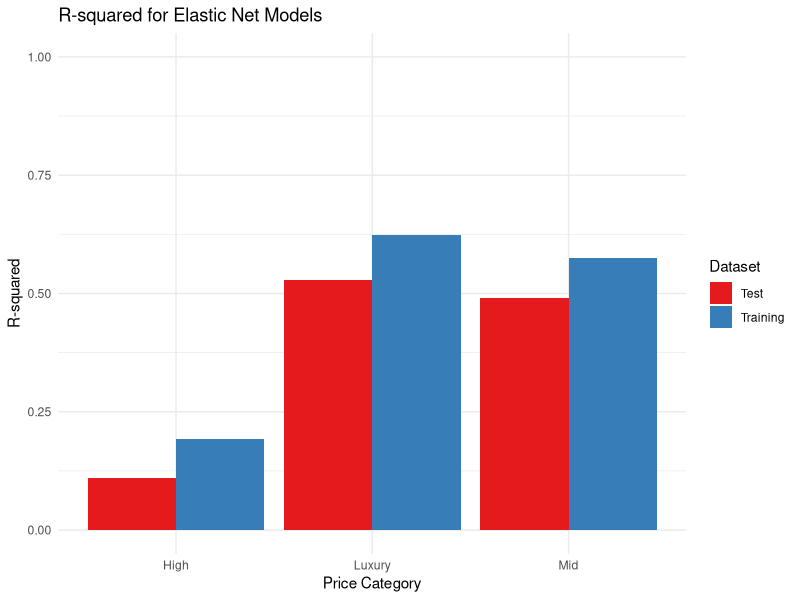

This chart was generated by the following R code:
## ---- chunk 1
knitr::opts_chunk$set(echo = TRUE)
## ---- chunk 2
library(readr)
train_RFIMPUTED <- read_csv("train_RFIMPUTED.csv")
test_RFIMPUTED <- read_csv("test_RFIMPUTED.csv")

train_RFIMPUTED$bedrooms <- as.factor(train_RFIMPUTED$bedrooms)
train_RFIMPUTED$bathrooms <- as.factor(train_RFIMPUTED$bathrooms)
train_RFIMPUTED$floors <- as.factor(train_RFIMPUTED$floors)
train_RFIMPUTED$waterfront <- as.factor(train_RFIMPUTED$waterfront)
train_RFIMPUTED$view <- as.factor(train_RFIMPUTED$view)
train_RFIMPUTED$condition <- as.factor(train_RFIMPUTED$condition)
train_RFIMPUTED$city <- as.factor(train_RFIMPUTED$city)
train_RFIMPUTED$monthHS <- as.factor(train_RFIMPUTED$monthHS)
train_RFIMPUTED$dayHS <- as.factor(train_RFIMPUTED$dayHS)
train_RFIMPUTED$sqft_basement_Categorized <- as.factor(train_RFIMPUTED$sqft_basement_Categorized)
train_RFIMPUTED$statezip <- as.factor(train_RFIMPUTED$statezip)

test_RFIMPUTED$bedrooms <- as.factor(test_RFIMPUTED$bedrooms)
test_RFIMPUTED$bathrooms <- as.factor(test_RFIMPUTED$bathrooms)
test_RFIMPUTED$floors <- as.factor(test_RFIMPUTED$floors)
test_RFIMPUTED$waterfront <- as.factor(test_RFIMPUTED$waterfront)
test_RFIMPUTED$view <- as.factor(test_RFIMPUTED$view)
test_RFIMPUTED$condition <- as.factor(test_RFIMPUTED$condition)
test_RFIMPUTED$city <- as.factor(test_RFIMPUTED$city)
test_RFIMPUTED$monthHS <- as.factor(test_RFIMPUTED$monthHS)
test_RFIMPUTED$dayHS <- as.factor(test_RFIMPUTED$dayHS)
test_RFIMPUTED$sqft_basement_Categorized <- as.factor(test_RFIMPUTED$sqft_basement_Categorized)
test_RFIMPUTED$statezip <- as.factor(test_RFIMPUTED$statezip)

train_RFIMPUTED$price_category <- cut(train_RFIMPUTED$price, 
                                      breaks = c(0,300000, 500000, 1000000000), 
                                      labels = c("Mid", "High", "Luxury"),
                                      right = FALSE)  # Exclude the upper bound from each bin

test_RFIMPUTED$price_category <- cut(test_RFIMPUTED$price, 
                                      breaks = c(0,300000, 500000, 1000000000), 
                                      labels = c("Mid", "High", "Luxury"),
                                      right = FALSE)  # Exclude the upper bound from each bin
train_RFIMPUTED$price <- NULL
test_RFIMPUTED$price  <- NULL

test_RFIMPUTED$price_category <- as.factor(test_RFIMPUTED$price_category)
train_RFIMPUTED$price_category <- as.factor(train_RFIMPUTED$price_category)

train_data <- train_RFIMPUTED
test_data  <- test_RFIMPUTED

train_data$statezip <- NULL
test_data$statezip <- NULL

# First convert variables to factors in train_data
train_data$bedrooms <- as.factor(train_data$bedrooms)
train_data$bathrooms <- as.factor(train_data$bathrooms)
train_data$floors <- as.factor(train_data$floors)
train_data$waterfront <- as.factor(train_data$waterfront)
train_data$view <- as.factor(train_data$view)
train_data$condition <- as.factor(train_data$condition)
train_data$city <- as.factor(train_data$city)
train_data$monthHS <- as.factor(train_data$monthHS)
train_data$dayHS <- as.factor(train_data$dayHS)
train_data$sqft_basement_Categorized <- as.factor(train_data$sqft_basement_Categorized)
train_data$price_category <- as.factor(train_data$price_category)

# Store the levels of each factor from training data
factor_levels <- list()
factor_columns <- names(train_data)[sapply(train_data, is.factor)]
for(col in factor_columns) {
    factor_levels[[col]] <- levels(train_data[[col]])
}

# Convert variables in test data using the same levels as training data
test_data$bedrooms <- factor(test_data$bedrooms, levels = factor_levels$bedrooms)
test_data$bathrooms <- factor(test_data$bathrooms, levels = factor_levels$bathrooms)
test_data$floors <- factor(test_data$floors, levels = factor_levels$floors)
test_data$waterfront <- factor(test_data$waterfront, levels = factor_levels$waterfront)
test_data$view <- factor(test_data$view, levels = factor_levels$view)
test_data$condition <- factor(test_data$condition, levels = factor_levels$condition)
test_data$city <- factor(test_data$city, levels = factor_levels$city)
test_data$monthHS <- factor(test_data$monthHS, levels = factor_levels$monthHS)
test_data$dayHS <- factor(test_data$dayHS, levels = factor_levels$dayHS)
test_data$sqft_basement_Categorized <- factor(test_data$sqft_basement_Categorized, 
                                            levels = factor_levels$sqft_basement_Categorized)
test_data$price_category <- factor(test_data$price_category, levels = factor_levels$price_category)
## ---- chunk 3
# Complete Example: House Recommendation System with Elastic Net and Random Forest
# This example demonstrates the full workflow from data preparation to prediction

# First, load required packages
library(glmnet)
library(randomForest)
library(dplyr)


# Function to calculate custom score based on user preferences
calculate_custom_score <- function(df, preferences) {
  # Initialize score vector
  scores <- rep(0, nrow(df))
  
  # Process each preference and add weighted contribution
  for (feature in names(preferences)) {
    if (feature %in% colnames(df)) {
      # Normalize the feature (higher is better)
      if (feature %in% c("sqft_living", "sqft_lot", "sqft_above", "sqft_basement", "view", "condition", "waterfront")) {
        # For these features, higher values are better
        # For factor variables like view, condition, waterfront, we convert to numeric first
        feature_values <- df[[feature]]
        if (is.factor(feature_values)) {
          feature_values <- as.numeric(as.character(feature_values))
        }
        
        # Avoid division by zero
        range <- max(feature_values, na.rm = TRUE) - min(feature_values, na.rm = TRUE)
        if (range == 0) range <- 1
        
        norm_values <- (feature_values - min(feature_values, na.rm = TRUE)) / range
      } else if (feature == "age") {
        # For age, lower is better (newer houses)
        age_values <- df[[feature]]
        range <- max(age_values, na.rm = TRUE) - min(age_values, na.rm = TRUE)
        if (range == 0) range <- 1
        
        norm_values <- 1 - (age_values - min(age_values, na.rm = TRUE)) / range
      } else {
        # Default: assume higher is better
        feature_values <- df[[feature]]
        if (is.factor(feature_values)) {
          feature_values <- as.numeric(as.character(feature_values))
        }
        
        range <- max(feature_values, na.rm = TRUE) - min(feature_values, na.rm = TRUE)
        if (range == 0) range <- 1
        
        norm_values <- (feature_values - min(feature_values, na.rm = TRUE)) / range
      }
      
      # Replace NaN with 0.5 (neutral score)
      norm_values[is.na(norm_values)] <- 0.5
      
      # Add weighted contribution
      scores <- scores + (norm_values * preferences[[feature]])
    }
  }
  
  return(scores)
}

# Function for robust normalization that handles edge cases
robust_normalize <- function(x) {
  if (length(unique(x)) <= 1) {
    return(rep(0.5, length(x)))  # If all values are the same, return neutral
  }
  
  # Standard min-max normalization with small epsilon to avoid division by zero
  range <- max(x, na.rm = TRUE) - min(x, na.rm = TRUE)
  if (range == 0) range <- 1  # Avoid division by zero
  
  normalized <- (x - min(x, na.rm = TRUE)) / range
  
  # Replace NAs with neutral value
  normalized[is.na(normalized)] <- 0.5
  
  return(normalized)
}

# Process predictions function
process_elastic_net_predictions <- function(probs, filtered_df, category, all_categories) {
  # If probs is already a named vector with categories, return the right element
  if (is.list(probs) && all(names(probs) %in% all_categories)) {
    return(probs[[category]])
  }
  
  # If probs is a matrix with named columns, return the right column
  if (is.matrix(probs) && category %in% colnames(probs)) {
    return(probs[, category])
  }
  
  # Return the probability directly if it's a vector
  return(probs)
}

# ===============================================
# 3. Train the models
# ===============================================

# Train Random Forest Model
set.seed(789)
rf_model <- randomForest(
  formula = price_category ~ .,
  data = train_data[, !names(train_data) %in% c("id", "price")],
  ntree = 50,  # Using 50 trees for better performance
  mtry = 3,    # Number of variables to try at each split
  importance = TRUE
)

# Print model information
print(rf_model)
print(importance(rf_model))

# Prepare data for Elastic Net
X_train <- model.matrix(~ . - price_category - 1, data = train_data)
y_train <- train_data$price_category

# Store column names for later reference
train_matrix_colnames <- colnames(X_train)
cat("Number of features in training matrix:", length(train_matrix_colnames), "\n")

# For multiclass classification, we'll train one model per class (one-vs-rest approach)
categories <- levels(train_data$price_category)
n_categories <- length(categories)

# Function to create response vector for each category
create_response <- function(data, target_category) {
  return(as.numeric(data$price_category == target_category))
}

# Initialize a list to store the Elastic Net models
elastic_net_models <- list()

# Train an Elastic Net model for each category
for (i in 1:n_categories) {
  category <- categories[i]
  cat("Training Elastic Net model for category:", category, "\n")
  
  # Create binary response for this category (1 if this category, 0 otherwise)
  y_binary <- create_response(train_data, category)
  
  # Find optimal lambda using cross-validation
  # Alpha=0.5 for Elastic Net (mix of Ridge and Lasso)
  cv_model <- cv.glmnet(X_train, y_binary, alpha = 0.5, family = "binomial", nfolds = 5)
  
  # Train the model with optimal lambda
  model <- glmnet(X_train, y_binary, alpha = 0.5, lambda = cv_model$lambda.min, family = "binomial")
  
  # Store the model
  elastic_net_models[[category]] <- list(
    model = model,
    lambda = cv_model$lambda.min
  )
}

# ===============================================
# 4. Define the recommendation function
# ===============================================

recommend_best_house <- function(model_rf, elastic_models, df, category, 
                                bedrooms, bathrooms, floors, 
                                preferences = NULL, 
                                relax_criteria = TRUE,
                                top_n = 1) {
  
  # Create a record for tracking if criteria were relaxed
  criteria_relaxed <- FALSE
  
  # Set default preferences based on category if none provided
  if(is.null(preferences)) {
    if(category == "Mid") {
      preferences <- list(sqft_living = 0.4, condition = 0.3, sqft_basement = 0.3)
    } else if(category == "High") {
      preferences <- list(sqft_living = 0.3, condition = 0.3, view = 0.4)
    } else if(category == "Low") {
      preferences <- list(sqft_living = 0.5, condition = 0.3, yr_built = 0.2)
    } else {  # Luxury
      preferences <- list(sqft_living = 0.2, condition = 0.2, waterfront = 0.3, view = 0.3)
    }
  }
  
  # Validate that weights sum to 1
  if(abs(sum(unlist(preferences)) - 1) > 0.001) {
    preferences <- lapply(preferences, function(x) x/sum(unlist(preferences)))
    message("Preferences weights were normalized to sum to 1.")
  }
  
  # Initial filtering with exact criteria
  filtered_df <- df %>%
    filter(price_category == category,
           bedrooms == as.factor(bedrooms),
           bathrooms == as.factor(bathrooms),
           floors == as.factor(floors))
  
  # Apply flexible filtering if no houses match and relaxation is allowed
  if(nrow(filtered_df) == 0 && relax_criteria) {
    criteria_relaxed <- TRUE
    
    # Try without floors restriction
    filtered_df <- df %>%
      filter(price_category == category,
             bedrooms == as.factor(bedrooms),
             bathrooms == as.factor(bathrooms))
    
    if(nrow(filtered_df) == 0) {
      # Try without bathrooms restriction
      filtered_df <- df %>%
        filter(price_category == category,
               bedrooms == as.factor(bedrooms))
      
      if(nrow(filtered_df) == 0) {
        # Try with nearby bedroom count (±1)
        filtered_df <- df %>%
          filter(price_category == category,
                 as.integer(as.character(bedrooms)) %in% 
                   (as.integer(bedrooms) - 1):(as.integer(bedrooms) + 1))
        
        if(nrow(filtered_df) == 0) {
          # Last resort: just match the price category
          filtered_df <- df %>%
            filter(price_category == category)
        }
      }
    }
  }
  
  # Check if any houses match after all attempts
  if(nrow(filtered_df) == 0) {
    return(list(
      status = "error",
      message = "No houses match the criteria, even with relaxed parameters.",
      criteria_used = list(
        category = category,
        bedrooms = bedrooms,
        bathrooms = bathrooms,
        floors = floors
      )
    ))
  }
  
  # Feature engineering: create advanced derived features
  filtered_df <- filtered_df %>%
    mutate(
      # Create meaningful ratios and combinations
      space_efficiency = sqft_living / as.numeric(as.character(bedrooms)),
      bathroom_ratio = as.numeric(as.character(bathrooms)) / as.numeric(as.character(bedrooms)),
      
      # Calculate age factor
      # age = 2014 - yr_built  # Use 2014 as the reference year
    )
  
  # Make predictions using Random Forest
  rf_probs <- tryCatch({
    predict(model_rf, filtered_df, type = "prob")[, category]
  }, error = function(e) {
    # Handle errors by returning a neutral probability
    message("Error in Random Forest prediction: ", e$message)
    return(rep(0.5, nrow(filtered_df)))
  })
  
  # Make predictions using Elastic Net for the selected category
  elastic_probs <- tryCatch({
    # Get the model for this category
    category_model <- elastic_models[[category]]$model
    lambda_value <- elastic_models[[category]]$lambda
    
    # Create a matrix for prediction that matches the training matrix structure
    # First, create a basic model matrix from filtered_df
    prediction_matrix <- model.matrix(~ . - price_category - 1, data = filtered_df)
    
    # Get the feature names from the trained model (stored earlier as train_matrix_colnames)
    feature_names <- train_matrix_colnames
    
    # Create a matrix with the same columns as the training matrix
    test_matrix <- matrix(0, nrow = nrow(filtered_df), ncol = length(feature_names))
    colnames(test_matrix) <- feature_names
    
    # Copy over values for columns that exist in both matrices
    common_cols <- intersect(colnames(prediction_matrix), feature_names)
    for (col in common_cols) {
      test_matrix[, col] <- prediction_matrix[, col]
    }
    
    # Predict probabilities for this category
    probs <- predict(category_model, newx = test_matrix, s = lambda_value, type = "response")
    as.vector(probs)  # Convert to vector for consistency
  }, error = function(e) {
    message("Error in Elastic Net prediction: ", e$message)
    print(e)  # Print full error for debugging
    return(rep(0.5, nrow(filtered_df)))
  })
  
  # Calculate custom score based on user preferences
  filtered_df$custom_score <- calculate_custom_score(filtered_df, preferences)
  
  # Normalize each component for fair comparison
  rf_probs_norm <- robust_normalize(rf_probs)
  elastic_probs_norm <- robust_normalize(elastic_probs)
  custom_score_norm <- robust_normalize(filtered_df$custom_score)
  
  # Calculate model weights based on estimated model confidence
  rf_weight <- 0.4
  elastic_weight <- 0.4
  custom_weight <- 0.2
  
  # Final score with weighted components
  filtered_df$final_score <- (rf_probs_norm * rf_weight) + 
                            (elastic_probs_norm * elastic_weight) + 
                            (custom_score_norm * custom_weight)
  
  # Calculate confidence score based on agreement between models
  score_variance <- apply(cbind(rf_probs_norm, elastic_probs_norm, custom_score_norm), 1, var)
  confidence_scores <- 1 - pmin(score_variance * 5, 0.9)  # Scale to 0.1-1 range
  filtered_df$confidence <- confidence_scores
  
  # Select the top N houses
  top_houses <- filtered_df %>%
    arrange(desc(final_score)) %>%
    head(top_n)
  
  # Add metadata about the recommendation
  result <- list(
    recommendations = top_houses,
    status = "success",
    matches_found = nrow(filtered_df),
    criteria_relaxed = criteria_relaxed,
    criteria_used = list(
      category = category,
      bedrooms = bedrooms,
      bathrooms = bathrooms,
      floors = floors
    ),
    model_weights = list(
      random_forest = rf_weight,
      elastic_net = elastic_weight,
      custom_score = custom_weight
    )
  )
  
  return(result)
}

# ===============================================
# 5. Example usage
# ===============================================

# Example 1: Basic usage with default preferences
cat("\n\n============= EXAMPLE 1: Basic Usage =============\n")
user_input <- list(
  category = "Mid",
  bedrooms = 3,
  bathrooms = 2,
  floors = 2
)

result <- recommend_best_house(
  rf_model,
  elastic_net_models,
  test_data,
  user_input$category,
  user_input$bedrooms,
  user_input$bathrooms,
  user_input$floors
)

# Print a summary of the recommendation
cat("Recommendation Results:\n")
cat("Status:", result$status, "\n")
cat("Criteria relaxed:", result$criteria_relaxed, "\n")
cat("Total matches found:", result$matches_found, "\n\n")

if(result$status == "success") {
  top_house <- result$recommendations[1,]
  cat("Top House Recommendation:\n")
  
  cat("Area:", top_house$sqft_living, "sq ft\n")
  cat("Bedrooms:", as.character(top_house$bedrooms), "\n")
  cat("Bathrooms:", as.character(top_house$bathrooms), "\n")
  cat("Floors:", as.character(top_house$floors), "\n")
  cat("View rating:", as.character(top_house$view), "\n")
  cat("Condition:", as.character(top_house$condition), "\n")
  cat("Waterfront:", as.character(top_house$waterfront), "\n")
  cat("Final score:", round(top_house$final_score, 3), "\n")
  cat("Confidence:", round(top_house$confidence, 3), "\n")
}

# Example 2:
cat("\n\n============= EXAMPLE 2: Custom Preferences =============\n")
custom_preferences <- list(
  sqft_living = 0.5,
  view = 0.3,
  condition = 0.2
)

custom_result <- recommend_best_house(
  rf_model,
  elastic_net_models,
  test_data,
  "Luxury",
  4,
  2.5,
  2,
  preferences = custom_preferences,
  top_n = 3
)

# Print summary of custom recommendation
cat("Custom Recommendation Results:\n")
cat("Status:", custom_result$status, "\n")
cat("Criteria relaxed:", custom_result$criteria_relaxed, "\n")
cat("Total matches found:", custom_result$matches_found, "\n\n")

if(custom_result$status == "success") {
  cat("Top House Recommendations for Luxury category with custom preferences:\n")
  for(i in 1:min(3, nrow(custom_result$recommendations))) {
    house <- custom_result$recommendations[i,]
    cat("\nHouse #", i, ":\n")
    cat("Area:", house$sqft_living, "sq ft\n")
    cat("Bedrooms:", as.character(house$bedrooms), "\n")
    cat("Bathrooms:", as.character(house$bathrooms), "\n")
    cat("Floors:", as.character(house$floors), "\n")
    cat("View rating:", as.character(house$view), "\n")
    cat("Final score:", round(house$final_score, 3), "\n")
  }
}

# Example 3: Handling a case where criteria need to be relaxed
cat("\n\n============= EXAMPLE 3: Relaxed Criteria =============\n")
edge_case_result <- recommend_best_house(
  rf_model,
  elastic_net_models,
  test_data,
  "Luxury",  # Luxury houses are rarer in our dataset
  6,         # Very specific requirement (6 bedrooms)
  3.5,       # Specific bathroom requirement
  3,         # Three floors
  preferences = NULL,  # Use default preferences
  relax_criteria = TRUE  # Allow criteria relaxation
)

# Print summary of edge case recommendation
cat("Edge Case Recommendation Results:\n")
cat("Status:", edge_case_result$status, "\n")
cat("Criteria relaxed:", edge_case_result$criteria_relaxed, "\n")
cat("Total matches found:", edge_case_result$matches_found, "\n\n")

if(edge_case_result$status == "success") {
  top_house <- edge_case_result$recommendations[1,]
  cat("Top House Recommendation:\n")
  cat("Area:", top_house$sqft_living, "sq ft\n")
  cat("Bedrooms:", as.character(top_house$bedrooms), "\n")  # Might be different from 6 if relaxed
  cat("Bathrooms:", as.character(top_house$bathrooms), "\n")  # Might be different from 3.5 if relaxed
  cat("Floors:", as.character(top_house$floors), "\n")  # Might be different from 3 if relaxed
  cat("Final score:", round(top_house$final_score, 3), "\n")
  
  cat("\nNote on criteria relaxation: ")
  if(as.character(top_house$bedrooms) != "6") {
    cat("Bedroom criteria was relaxed from 6 to", as.character(top_house$bedrooms), "\n")
  }
  if(as.character(top_house$bathrooms) != "3.5") {
    cat("Bathroom criteria was relaxed from 3.5 to", as.character(top_house$bathrooms), "\n")
  }
  if(as.character(top_house$floors) != "3") {
    cat("Floor criteria was relaxed from 3 to", as.character(top_house$floors), "\n")
  }
}
## ---- chunk 4
# Random Forest Predictions (Classification)
rf_train_preds <- predict(rf_model, train_data, type = "class")
rf_test_preds <- predict(rf_model, test_data, type = "class")

# Accuracy for train set
train_accuracy <- mean(rf_train_preds == train_data$price_category)

# Accuracy for test set
test_accuracy <- mean(rf_test_preds == test_data$price_category)

cat("Random Forest Train Accuracy:", train_accuracy, "\n")
cat("Random Forest Test Accuracy:", test_accuracy, "\n")

## ---- chunk 5

# Function to calculate R-squared for elastic net models
calculate_rsquared <- function(elastic_models, X_data, y_data_categories, categories) {
  # Initialize results data frame
  rsquared_results <- data.frame(
    Category = character(),
    R_squared = numeric(),
    stringsAsFactors = FALSE
  )
  
  # For each category model
  for (category in categories) {
    # Get the model for this category
    category_model <- elastic_models[[category]]$model
    lambda_value <- elastic_models[[category]]$lambda
    
    # Create binary response for this category (1 if this category, 0 otherwise)
    y_binary <- as.numeric(y_data_categories == category)
    
    # Predict probabilities
    predictions <- predict(category_model, newx = X_data, s = lambda_value, type = "response")
    predictions <- as.vector(predictions)
    
    # Calculate R-squared
    # R² = 1 - SSres/SStot
    # SSres = sum((y - ŷ)²)
    # SStot = sum((y - ȳ)²)
    y_mean <- mean(y_binary)
    ss_total <- sum((y_binary - y_mean)^2)
    ss_residual <- sum((y_binary - predictions)^2)
    
    r_squared <- 1 - (ss_residual / ss_total)
    
    # Add to results
    rsquared_results <- rbind(rsquared_results, data.frame(
      Category = category,
      R_squared = r_squared
    ))
  }
  
  return(rsquared_results)
}

# Calculate R-squared for training data
# First, ensure we have the training matrix
X_train <- model.matrix(~ . - price_category - 1, data = train_data)
y_train_categories <- train_data$price_category

train_rsquared <- calculate_rsquared(elastic_net_models, X_train, y_train_categories, categories)
print("R-squared values for Training Data:")
print(train_rsquared)

# Prepare test data for prediction
# First, check if test_data exists in your environment
if (exists("test_data")) {
  # Create the test matrix
  X_test <- model.matrix(~ . - price_category - 1, data = test_data)
  y_test_categories <- test_data$price_category
  
  # Ensure X_test has the same columns as X_train
  missing_cols <- setdiff(colnames(X_train), colnames(X_test))
  if (length(missing_cols) > 0) {
    # Add missing columns with zeros
    for (col in missing_cols) {
      X_test <- cbind(X_test, rep(0, nrow(X_test)))
      colnames(X_test)[ncol(X_test)] <- col
    }
  }
  
  # Reorder columns to match X_train
  X_test <- X_test[, colnames(X_train)]
  
  # Calculate test R-squared
  test_rsquared <- calculate_rsquared(elastic_net_models, X_test, y_test_categories, categories)
  print("R-squared values for Test Data:")
  print(test_rsquared)
} else {
  print("Test data not found. Make sure test_data is available in your environment.")
}

# Visualize the R-squared values
if (require(ggplot2)) {
  # Combine train and test results
  if (exists("test_rsquared")) {
    train_rsquared$Dataset <- "Training"
    test_rsquared$Dataset <- "Test"
    all_rsquared <- rbind(train_rsquared, test_rsquared)
    
    # Create plot
    p <- ggplot(all_rsquared, aes(x = Category, y = R_squared, fill = Dataset)) +
      geom_bar(stat = "identity", position = "dodge") +
      labs(title = "R-squared for Elastic Net Models",
           y = "R-squared",
           x = "Price Category") +
      theme_minimal() +
      scale_fill_brewer(palette = "Set1") +
      ylim(0, 1)
    
    print(p)
  } else {
    # Only plot training data
    p <- ggplot(train_rsquared, aes(x = Category, y = R_squared)) +
      geom_bar(stat = "identity", fill = "steelblue") +
      labs(title = "R-squared for Elastic Net Models (Training Data)",
           y = "R-squared",
           x = "Price Category") +
      theme_minimal() +
      ylim(0, 1)
    
    print(p)
  }
} else {
  print("ggplot2 package not available. Install it to visualize results.")
}

# Calculate McFadden's pseudo R-squared (alternative measure for logistic models)
calculate_mcfadden_rsquared <- function(elastic_models, X_data, y_data_categories, categories) {
  # Initialize results data frame
  rsquared_results <- data.frame(
    Category = character(),
    McFadden_R2 = numeric(),
    stringsAsFactors = FALSE
  )
  
  # For each category model
  for (category in categories) {
    # Get the model for this category
    category_model <- elastic_models[[category]]$model
    lambda_value <- elastic_models[[category]]$lambda
    
    # Create binary response for this category (1 if this category, 0 otherwise)
    y_binary <- as.numeric(y_data_categories == category)
    
    # Predict log-likelihoods
    predictions <- predict(category_model, newx = X_data, s = lambda_value, type = "response")
    predictions <- as.vector(predictions)
    
    # Calculate log-likelihood of the model
    ll_model <- sum(y_binary * log(predictions + 1e-10) + (1 - y_binary) * log(1 - predictions + 1e-10))
    
    # Calculate log-likelihood of null model (intercept only)
    p_null <- mean(y_binary)
    ll_null <- sum(y_binary * log(p_null + 1e-10) + (1 - y_binary) * log(1 - p_null + 1e-10))
    
    # McFadden's R² = 1 - (ll_model / ll_null)
    mcfadden_r2 <- 1 - (ll_model / ll_null)
    
    # Add to results
    rsquared_results <- rbind(rsquared_results, data.frame(
      Category = category,
      McFadden_R2 = mcfadden_r2
    ))
  }
  
  return(rsquared_results)
}

# Calculate McFadden's R-squared
train_mcfadden <- calculate_mcfadden_rsquared(elastic_net_models, X_train, y_train_categories, categories)
print("McFadden's Pseudo R-squared values for Training Data:")
print(train_mcfadden)

if (exists("test_data")) {
  test_mcfadden <- calculate_mcfadden_rsquared(elastic_net_models, X_test, y_test_categories, categories)
  print("McFadden's Pseudo R-squared values for Test Data:")
  print(test_mcfadden)
}
